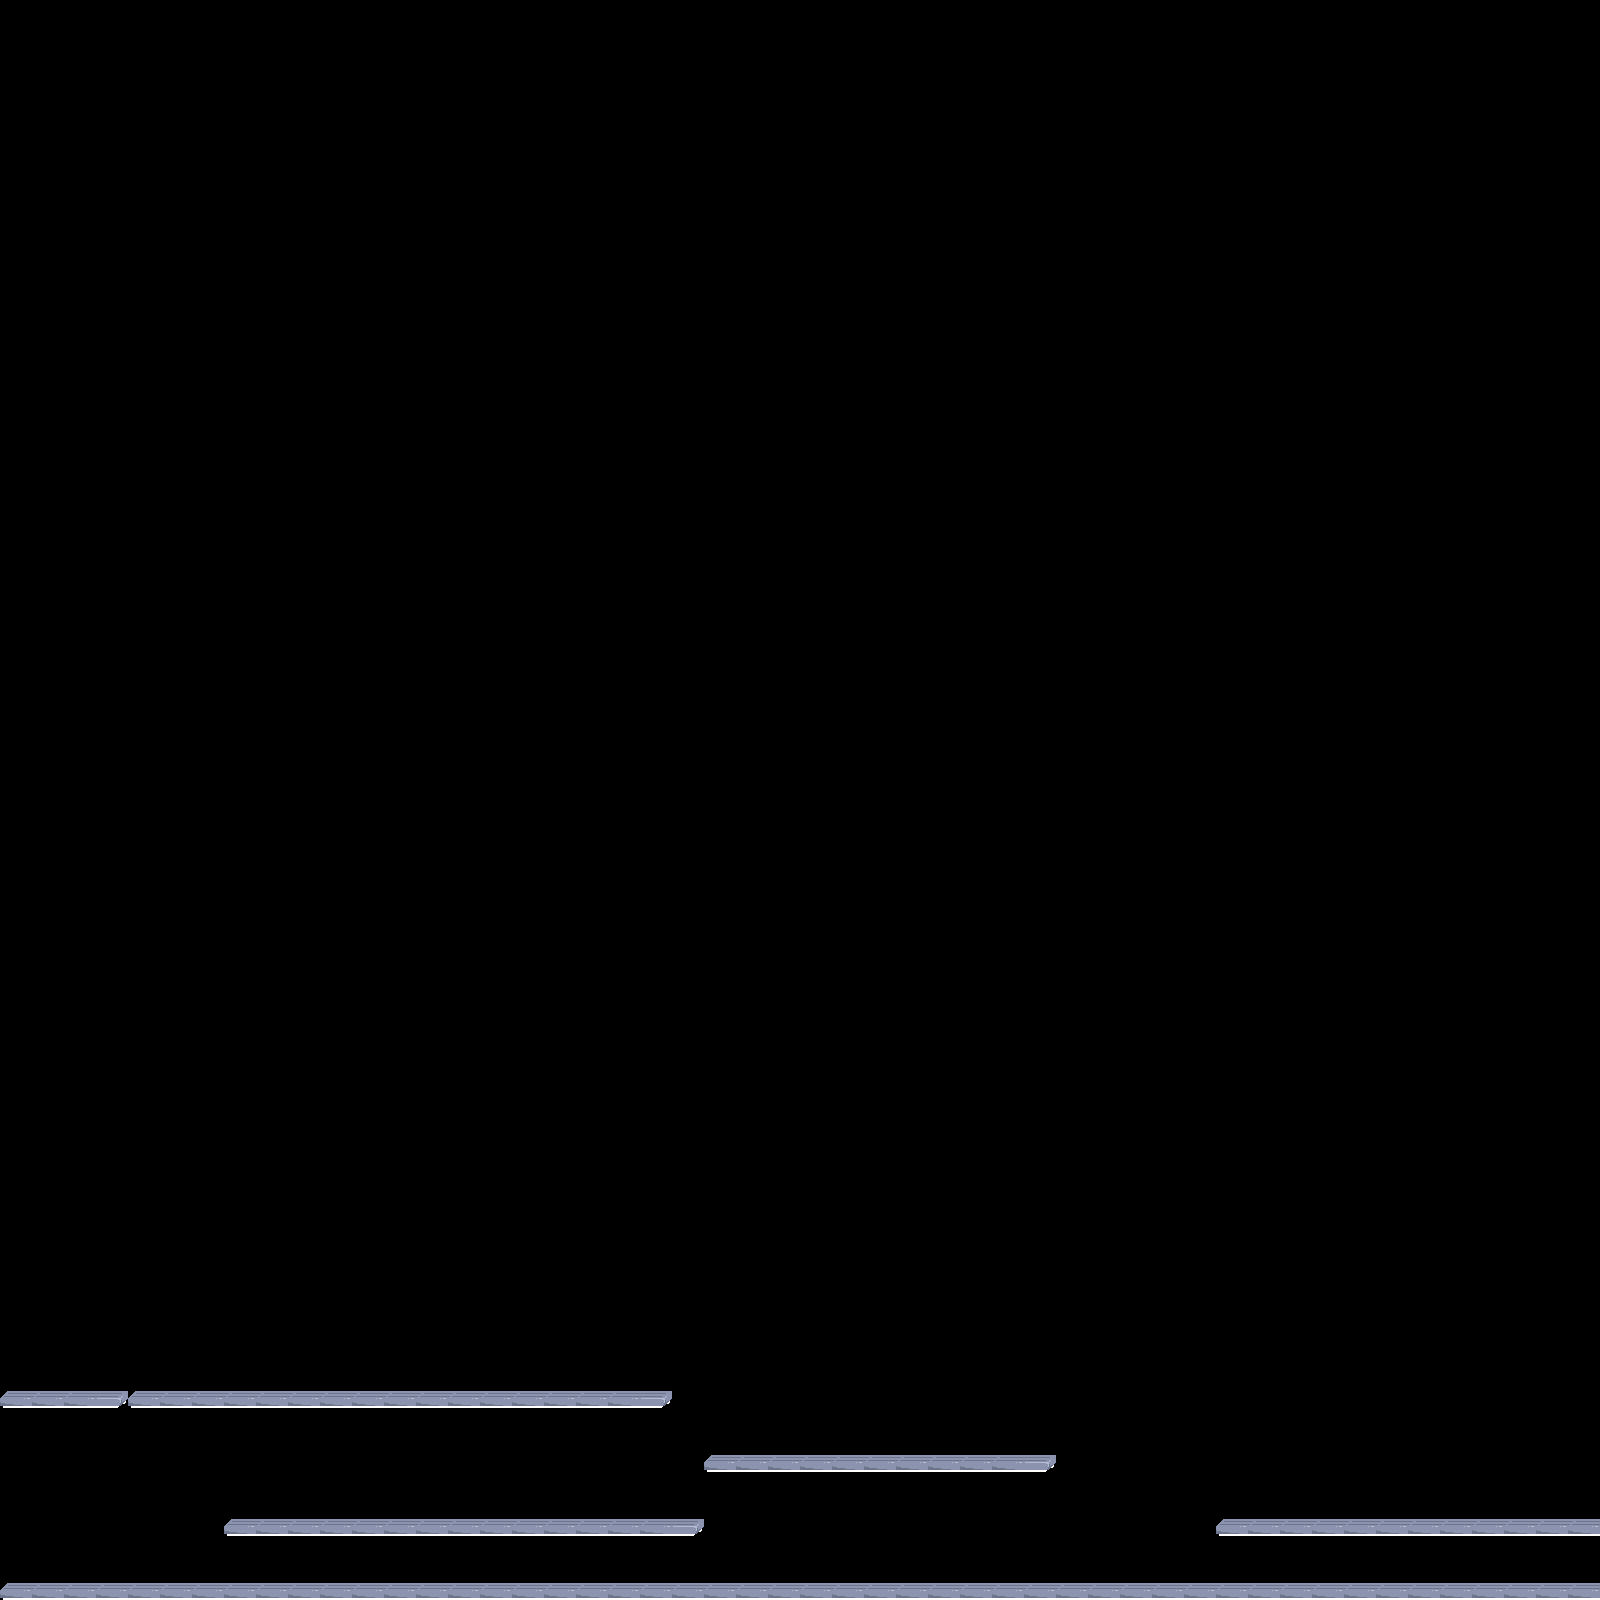

The image is a tile-based game level rendered from a .tmx file. Its description and complete source (layers, tilesets, objects, tile grids) follow:
An orthogonal 50x50 tile map with 32x32 px tiles, 1 tile layer (Tile Layer 1).

<map version="1.4" tiledversion="1.4.3" orientation="orthogonal" renderorder="right-down" width="50" height="50" tilewidth="32" tileheight="32" infinite="0" nextlayerid="2" nextobjectid="1">
 <tileset firstgid="1" name="tiles" tilewidth="64" tileheight="17" tilecount="1" columns="0">
  <grid orientation="orthogonal" width="1" height="1" />
  <tile id="0">
   <image width="64" height="17" source="assets/platform_light_resize.png" />
  </tile>
 </tileset>
 <layer id="1" name="Tile Layer 1" width="50" height="50">
  <data encoding="csv">
0,0,0,0,0,0,0,0,0,0,0,0,0,0,0,0,0,0,0,0,0,0,0,0,0,0,0,0,0,0,0,0,0,0,0,0,0,0,0,0,0,0,0,0,0,0,0,0,0,0,
0,0,0,0,0,0,0,0,0,0,0,0,0,0,0,0,0,0,0,0,0,0,0,0,0,0,0,0,0,0,0,0,0,0,0,0,0,0,0,0,0,0,0,0,0,0,0,0,0,0,
0,0,0,0,0,0,0,0,0,0,0,0,0,0,0,0,0,0,0,0,0,0,0,0,0,0,0,0,0,0,0,0,0,0,0,0,0,0,0,0,0,0,0,0,0,0,0,0,0,0,
0,0,0,0,0,0,0,0,0,0,0,0,0,0,0,0,0,0,0,0,0,0,0,0,0,0,0,0,0,0,0,0,0,0,0,0,0,0,0,0,0,0,0,0,0,0,0,0,0,0,
0,0,0,0,0,0,0,0,0,0,0,0,0,0,0,0,0,0,0,0,0,0,0,0,0,0,0,0,0,0,0,0,0,0,0,0,0,0,0,0,0,0,0,0,0,0,0,0,0,0,
0,0,0,0,0,0,0,0,0,0,0,0,0,0,0,0,0,0,0,0,0,0,0,0,0,0,0,0,0,0,0,0,0,0,0,0,0,0,0,0,0,0,0,0,0,0,0,0,0,0,
0,0,0,0,0,0,0,0,0,0,0,0,0,0,0,0,0,0,0,0,0,0,0,0,0,0,0,0,0,0,0,0,0,0,0,0,0,0,0,0,0,0,0,0,0,0,0,0,0,0,
0,0,0,0,0,0,0,0,0,0,0,0,0,0,0,0,0,0,0,0,0,0,0,0,0,0,0,0,0,0,0,0,0,0,0,0,0,0,0,0,0,0,0,0,0,0,0,0,0,0,
0,0,0,0,0,0,0,0,0,0,0,0,0,0,0,0,0,0,0,0,0,0,0,0,0,0,0,0,0,0,0,0,0,0,0,0,0,0,0,0,0,0,0,0,0,0,0,0,0,0,
0,0,0,0,0,0,0,0,0,0,0,0,0,0,0,0,0,0,0,0,0,0,0,0,0,0,0,0,0,0,0,0,0,0,0,0,0,0,0,0,0,0,0,0,0,0,0,0,0,0,
0,0,0,0,0,0,0,0,0,0,0,0,0,0,0,0,0,0,0,0,0,0,0,0,0,0,0,0,0,0,0,0,0,0,0,0,0,0,0,0,0,0,0,0,0,0,0,0,0,0,
0,0,0,0,0,0,0,0,0,0,0,0,0,0,0,0,0,0,0,0,0,0,0,0,0,0,0,0,0,0,0,0,0,0,0,0,0,0,0,0,0,0,0,0,0,0,0,0,0,0,
0,0,0,0,0,0,0,0,0,0,0,0,0,0,0,0,0,0,0,0,0,0,0,0,0,0,0,0,0,0,0,0,0,0,0,0,0,0,0,0,0,0,0,0,0,0,0,0,0,0,
0,0,0,0,0,0,0,0,0,0,0,0,0,0,0,0,0,0,0,0,0,0,0,0,0,0,0,0,0,0,0,0,0,0,0,0,0,0,0,0,0,0,0,0,0,0,0,0,0,0,
0,0,0,0,0,0,0,0,0,0,0,0,0,0,0,0,0,0,0,0,0,0,0,0,0,0,0,0,0,0,0,0,0,0,0,0,0,0,0,0,0,0,0,0,0,0,0,0,0,0,
0,0,0,0,0,0,0,0,0,0,0,0,0,0,0,0,0,0,0,0,0,0,0,0,0,0,0,0,0,0,0,0,0,0,0,0,0,0,0,0,0,0,0,0,0,0,0,0,0,0,
0,0,0,0,0,0,0,0,0,0,0,0,0,0,0,0,0,0,0,0,0,0,0,0,0,0,0,0,0,0,0,0,0,0,0,0,0,0,0,0,0,0,0,0,0,0,0,0,0,0,
0,0,0,0,0,0,0,0,0,0,0,0,0,0,0,0,0,0,0,0,0,0,0,0,0,0,0,0,0,0,0,0,0,0,0,0,0,0,0,0,0,0,0,0,0,0,0,0,0,0,
0,0,0,0,0,0,0,0,0,0,0,0,0,0,0,0,0,0,0,0,0,0,0,0,0,0,0,0,0,0,0,0,0,0,0,0,0,0,0,0,0,0,0,0,0,0,0,0,0,0,
0,0,0,0,0,0,0,0,0,0,0,0,0,0,0,0,0,0,0,0,0,0,0,0,0,0,0,0,0,0,0,0,0,0,0,0,0,0,0,0,0,0,0,0,0,0,0,0,0,0,
0,0,0,0,0,0,0,0,0,0,0,0,0,0,0,0,0,0,0,0,0,0,0,0,0,0,0,0,0,0,0,0,0,0,0,0,0,0,0,0,0,0,0,0,0,0,0,0,0,0,
0,0,0,0,0,0,0,0,0,0,0,0,0,0,0,0,0,0,0,0,0,0,0,0,0,0,0,0,0,0,0,0,0,0,0,0,0,0,0,0,0,0,0,0,0,0,0,0,0,0,
0,0,0,0,0,0,0,0,0,0,0,0,0,0,0,0,0,0,0,0,0,0,0,0,0,0,0,0,0,0,0,0,0,0,0,0,0,0,0,0,0,0,0,0,0,0,0,0,0,0,
0,0,0,0,0,0,0,0,0,0,0,0,0,0,0,0,0,0,0,0,0,0,0,0,0,0,0,0,0,0,0,0,0,0,0,0,0,0,0,0,0,0,0,0,0,0,0,0,0,0,
0,0,0,0,0,0,0,0,0,0,0,0,0,0,0,0,0,0,0,0,0,0,0,0,0,0,0,0,0,0,0,0,0,0,0,0,0,0,0,0,0,0,0,0,0,0,0,0,0,0,
0,0,0,0,0,0,0,0,0,0,0,0,0,0,0,0,0,0,0,0,0,0,0,0,0,0,0,0,0,0,0,0,0,0,0,0,0,0,0,0,0,0,0,0,0,0,0,0,0,0,
0,0,0,0,0,0,0,0,0,0,0,0,0,0,0,0,0,0,0,0,0,0,0,0,0,0,0,0,0,0,0,0,0,0,0,0,0,0,0,0,0,0,0,0,0,0,0,0,0,0,
0,0,0,0,0,0,0,0,0,0,0,0,0,0,0,0,0,0,0,0,0,0,0,0,0,0,0,0,0,0,0,0,0,0,0,0,0,0,0,0,0,0,0,0,0,0,0,0,0,0,
0,0,0,0,0,0,0,0,0,0,0,0,0,0,0,0,0,0,0,0,0,0,0,0,0,0,0,0,0,0,0,0,0,0,0,0,0,0,0,0,0,0,0,0,0,0,0,0,0,0,
0,0,0,0,0,0,0,0,0,0,0,0,0,0,0,0,0,0,0,0,0,0,0,0,0,0,0,0,0,0,0,0,0,0,0,0,0,0,0,0,0,0,0,0,0,0,0,0,0,0,
0,0,0,0,0,0,0,0,0,0,0,0,0,0,0,0,0,0,0,0,0,0,0,0,0,0,0,0,0,0,0,0,0,0,0,0,0,0,0,0,0,0,0,0,0,0,0,0,0,0,
0,0,0,0,0,0,0,0,0,0,0,0,0,0,0,0,0,0,0,0,0,0,0,0,0,0,0,0,0,0,0,0,0,0,0,0,0,0,0,0,0,0,0,0,0,0,0,0,0,0,
0,0,0,0,0,0,0,0,0,0,0,0,0,0,0,0,0,0,0,0,0,0,0,0,0,0,0,0,0,0,0,0,0,0,0,0,0,0,0,0,0,0,0,0,0,0,0,0,0,0,
0,0,0,0,0,0,0,0,0,0,0,0,0,0,0,0,0,0,0,0,0,0,0,0,0,0,0,0,0,0,0,0,0,0,0,0,0,0,0,0,0,0,0,0,0,0,0,0,0,0,
0,0,0,0,0,0,0,0,0,0,0,0,0,0,0,0,0,0,0,0,0,0,0,0,0,0,0,0,0,0,0,0,0,0,0,0,0,0,0,0,0,0,0,0,0,0,0,0,0,0,
0,0,0,0,0,0,0,0,0,0,0,0,0,0,0,0,0,0,0,0,0,0,0,0,0,0,0,0,0,0,0,0,0,0,0,0,0,0,0,0,0,0,0,0,0,0,0,0,0,0,
0,0,0,0,0,0,0,0,0,0,0,0,0,0,0,0,0,0,0,0,0,0,0,0,0,0,0,0,0,0,0,0,0,0,0,0,0,0,0,0,0,0,0,0,0,0,0,0,0,0,
0,0,0,0,0,0,0,0,0,0,0,0,0,0,0,0,0,0,0,0,0,0,0,0,0,0,0,0,0,0,0,0,0,0,0,0,0,0,0,0,0,0,0,0,0,0,0,0,0,0,
0,0,0,0,0,0,0,0,0,0,0,0,0,0,0,0,0,0,0,0,0,0,0,0,0,0,0,0,0,0,0,0,0,0,0,0,0,0,0,0,0,0,0,0,0,0,0,0,0,0,
0,0,0,0,0,0,0,0,0,0,0,0,0,0,0,0,0,0,0,0,0,0,0,0,0,0,0,0,0,0,0,0,0,0,0,0,0,0,0,0,0,0,0,0,0,0,0,0,0,0,
0,0,0,0,0,0,0,0,0,0,0,0,0,0,0,0,0,0,0,0,0,0,0,0,0,0,0,0,0,0,0,0,0,0,0,0,0,0,0,0,0,0,0,0,0,0,0,0,0,0,
0,0,0,0,0,0,0,0,0,0,0,0,0,0,0,0,0,0,0,0,0,0,0,0,0,0,0,0,0,0,0,0,0,0,0,0,0,0,0,0,0,0,0,0,0,0,0,0,0,0,
0,0,0,0,0,0,0,0,0,0,0,0,0,0,0,0,0,0,0,0,0,0,0,0,0,0,0,0,0,0,0,0,0,0,0,0,0,0,0,0,0,0,0,0,0,0,0,0,0,0,
1,1,1,0,1,1,1,1,1,1,1,1,1,1,1,1,1,1,1,1,0,0,0,0,0,0,0,0,0,0,0,0,0,0,0,0,0,0,0,0,0,0,0,0,0,0,0,0,0,0,
0,0,0,0,0,0,0,0,0,0,0,0,0,0,0,0,0,0,0,0,0,0,0,0,0,0,0,0,0,0,0,0,0,0,0,0,0,0,0,0,0,0,0,0,0,0,0,0,0,0,
0,0,0,0,0,0,0,0,0,0,0,0,0,0,0,0,0,0,0,0,0,0,1,1,1,1,1,1,1,1,1,1,0,0,0,0,0,0,0,0,0,0,0,0,0,0,0,0,0,0,
0,0,0,0,0,0,0,0,0,0,0,0,0,0,0,0,0,0,0,0,0,0,0,0,0,0,0,0,0,0,0,0,0,0,0,0,0,0,0,0,0,0,0,0,0,0,0,0,0,0,
0,0,0,0,0,0,0,1,1,1,1,1,1,1,1,1,1,1,1,1,1,0,0,0,0,0,0,0,0,0,0,0,0,0,0,0,0,0,1,1,1,1,1,1,1,1,1,1,1,1,
0,0,0,0,0,0,0,0,0,0,0,0,0,0,0,0,0,0,0,0,0,0,0,0,0,0,0,0,0,0,0,0,0,0,0,0,0,0,0,0,0,0,0,0,0,0,0,0,0,0,
1,1,1,1,1,1,1,1,1,1,1,1,1,1,1,1,1,1,1,1,1,1,1,1,1,1,1,1,1,1,1,1,1,1,1,1,1,1,1,1,1,1,1,1,1,1,1,1,1,1
</data>
 </layer>
</map>